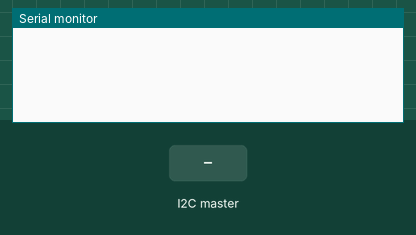
The sketch below on a simulated Arduino Uno, built with avr-gcc and run on an emulated ATmega328P. Shown: the last lines printed to the serial monitor. The inputs (shaded band) are chosen by the test bench.

Above: at 1.2 s.
1.3 s: the I2C master sends the byte 1
At 2.5 s:
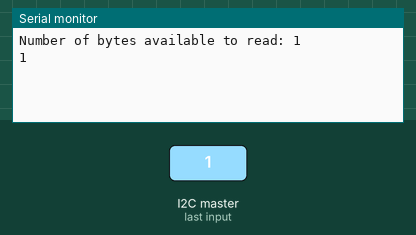
2.8 s: the I2C master sends the byte 0
At 3.8 s:
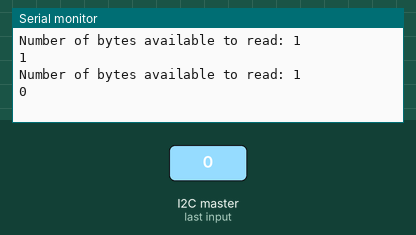

The sketch:

read_from_master.ino
```cpp
#include <Wire.h>

#define SLAVE_ADDRESS 0x08

void setup() {
  Wire.begin(SLAVE_ADDRESS);
  Wire.onReceive(receiveCallback);
  Serial.begin(115200);
}

void loop() {

}

void receiveCallback(int howMany)
{
  Serial.print("Number of bytes available to read: ");
  Serial.println(Wire.available());
  uint8_t c;
  while (Wire.available())
  {
    c = Wire.read(); // receive byte as a character
    Serial.print(c);
  }
  Serial.println();
}
```

Measured:
- after the input at 1.3 s, the serial monitor: prints a new line at once (image 1)
- after the input at 2.8 s, the serial monitor: prints a new line at once (image 2)
